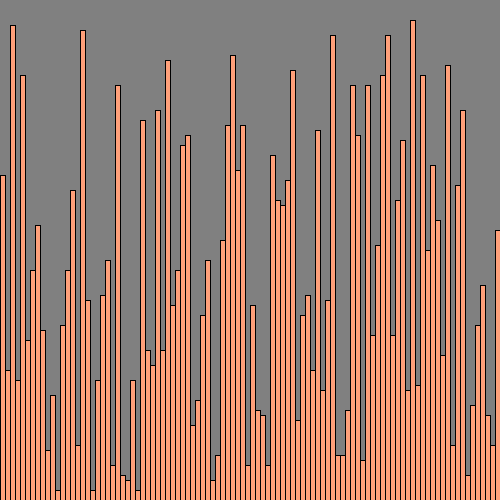
Frame 1 (no input)
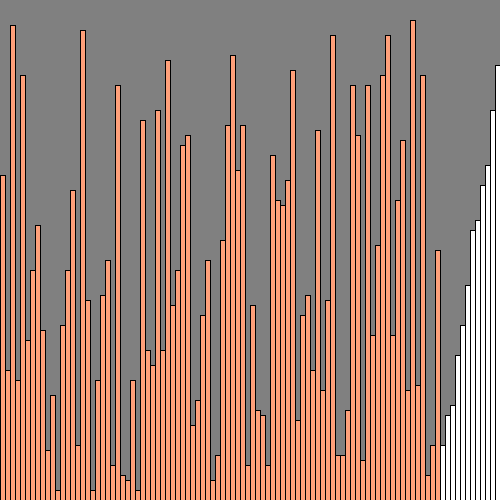
Frame 60 (the mouse pressed at the canvas centre just before this capture)
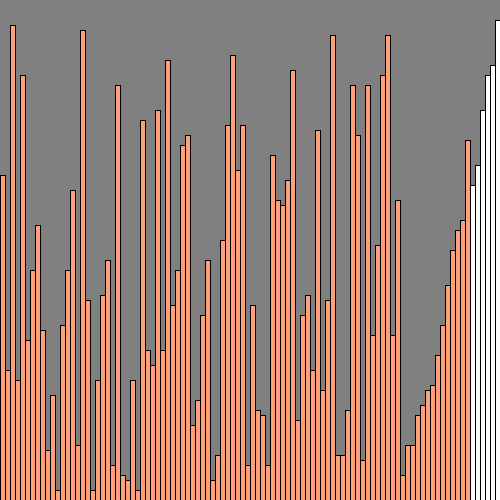
Frame 120 (the mouse held since frame 60 and released just before this capture)

The Processing sketch that drew these frames (run headless with seeded random() and noise(); from frame 60 on, the mouse is pressed at the canvas centre):

// Processing sketch: test4_move
// ── test4_move.pde
int lineWidth = 5;
int lineHeight = -5;
int i,j;
int[] num = new int[100];
int tmp;
int changenum = 100;

void setup()
{
  size(500,500);
  frameRate(100);
  for (i = 0; i < 100; i++) num[i] = (int)random(1,100);
}

void draw()
{
  background(128);
  translate(0,height);
  
  for (i = 0; i < 100; i++){
    fill(255);
    if(changenum >= i) fill(255, 160, 122);
    rect(lineWidth*i, 0, lineWidth, lineHeight*num[i]);
  }
  changenum = change();
  
  if(changenum == 0) finish();
  
}

int change()
{
  for (i = 0; i < 100; i++){
    for(j = 99; j > 0+i; j--){
      if (num[j] < num[j-1]){
         tmp = num[j];
         num[j] = num[j-1];
         num[j-1] = tmp;
         return j;
      }
    }
  }
  return 0;
}

void finish()
{
  for (i = 0; i < 100; i++){
    fill(255);
    rect(lineWidth*i, 0, lineWidth, lineHeight*num[i]);
  }
  noLoop();
}
